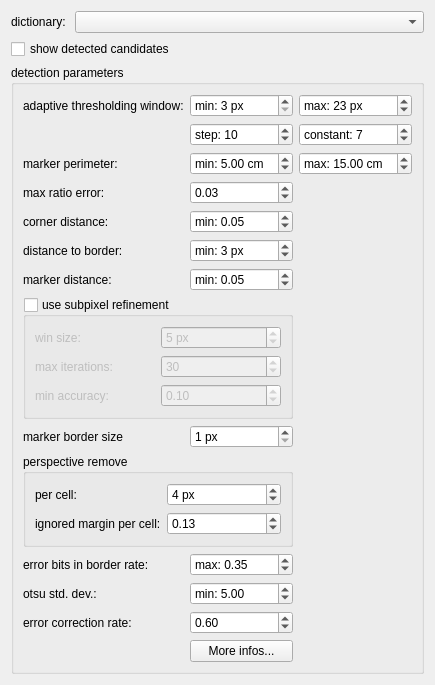
<?xml version="1.0" encoding="UTF-8"?>
<ui version="4.0">
 <class>CodeMarker</class>
 <widget class="QWidget" name="CodeMarker">
  <property name="geometry">
   <rect>
    <x>0</x>
    <y>0</y>
    <width>397</width>
    <height>637</height>
   </rect>
  </property>
  <layout class="QVBoxLayout" name="verticalLayout_2">
   <item>
    <layout class="QHBoxLayout" name="horizontalLayout" stretch="0,1">
     <item>
      <widget class="QLabel" name="label_6">
       <property name="text">
        <string>dictionary: </string>
       </property>
      </widget>
     </item>
     <item>
      <widget class="QComboBox" name="dictList">
       <property name="sizeAdjustPolicy">
        <enum>QComboBox::AdjustToContents</enum>
       </property>
      </widget>
     </item>
    </layout>
   </item>
   <item>
    <layout class="QVBoxLayout" name="verticalLayout">
     <item>
      <widget class="QCheckBox" name="showDetectedCandidates">
       <property name="text">
        <string>show detected candidates</string>
       </property>
      </widget>
     </item>
    </layout>
   </item>
   <item>
    <widget class="QGroupBox" name="groupBox">
     <property name="title">
      <string>detection parameters</string>
     </property>
     <layout class="QGridLayout" name="gridLayout">
      <item row="2" column="2">
       <widget class="QDoubleSpinBox" name="maxMarkerPerimeter">
        <property name="focusPolicy">
         <enum>Qt::WheelFocus</enum>
        </property>
        <property name="prefix">
         <string>max: </string>
        </property>
        <property name="suffix">
         <string> cm</string>
        </property>
        <property name="minimum">
         <double>1.000000000000000</double>
        </property>
        <property name="maximum">
         <double>100.000000000000000</double>
        </property>
        <property name="singleStep">
         <double>1.000000000000000</double>
        </property>
        <property name="value">
         <double>15.000000000000000</double>
        </property>
       </widget>
      </item>
      <item row="2" column="1">
       <widget class="QDoubleSpinBox" name="minMarkerPerimeter">
        <property name="prefix">
         <string>min: </string>
        </property>
        <property name="suffix">
         <string> cm</string>
        </property>
        <property name="minimum">
         <double>0.100000000000000</double>
        </property>
        <property name="singleStep">
         <double>1.000000000000000</double>
        </property>
        <property name="value">
         <double>5.000000000000000</double>
        </property>
       </widget>
      </item>
      <item row="0" column="2">
       <widget class="QSpinBox" name="adaptiveThreshWinSizeMax">
        <property name="suffix">
         <string> px</string>
        </property>
        <property name="prefix">
         <string>max: </string>
        </property>
        <property name="minimum">
         <number>3</number>
        </property>
        <property name="value">
         <number>23</number>
        </property>
       </widget>
      </item>
      <item row="9" column="0">
       <widget class="QLabel" name="label">
        <property name="text">
         <string>marker border size</string>
        </property>
       </widget>
      </item>
      <item row="1" column="2">
       <widget class="QSpinBox" name="adaptiveThreshConstant">
        <property name="prefix">
         <string>constant: </string>
        </property>
        <property name="value">
         <number>7</number>
        </property>
       </widget>
      </item>
      <item row="9" column="1">
       <widget class="QSpinBox" name="markerBorderBits">
        <property name="suffix">
         <string> px</string>
        </property>
        <property name="minimum">
         <number>1</number>
        </property>
        <property name="value">
         <number>1</number>
        </property>
       </widget>
      </item>
      <item row="0" column="0">
       <widget class="QLabel" name="label_2">
        <property name="text">
         <string>adaptive thresholding window:</string>
        </property>
       </widget>
      </item>
      <item row="1" column="1">
       <widget class="QSpinBox" name="adaptiveThreshWinSizeStep">
        <property name="prefix">
         <string>step: </string>
        </property>
        <property name="minimum">
         <number>1</number>
        </property>
        <property name="value">
         <number>10</number>
        </property>
       </widget>
      </item>
      <item row="3" column="1">
       <widget class="QDoubleSpinBox" name="polygonalApproxAccuracyRate">
        <property name="minimum">
         <double>0.010000000000000</double>
        </property>
        <property name="singleStep">
         <double>0.010000000000000</double>
        </property>
        <property name="value">
         <double>0.030000000000000</double>
        </property>
       </widget>
      </item>
      <item row="3" column="0">
       <widget class="QLabel" name="label_4">
        <property name="text">
         <string>max ratio error:</string>
        </property>
       </widget>
      </item>
      <item row="11" column="1">
       <widget class="QDoubleSpinBox" name="maxErroneousBitsInBorderRate">
        <property name="prefix">
         <string>max: </string>
        </property>
        <property name="minimum">
         <double>0.010000000000000</double>
        </property>
        <property name="singleStep">
         <double>0.010000000000000</double>
        </property>
        <property name="value">
         <double>0.350000000000000</double>
        </property>
       </widget>
      </item>
      <item row="2" column="0">
       <widget class="QLabel" name="label_3">
        <property name="text">
         <string>marker perimeter:</string>
        </property>
       </widget>
      </item>
      <item row="4" column="1">
       <widget class="QDoubleSpinBox" name="minCornerDistance">
        <property name="prefix">
         <string>min: </string>
        </property>
        <property name="suffix">
         <string/>
        </property>
        <property name="minimum">
         <double>0.000000000000000</double>
        </property>
        <property name="maximum">
         <double>100.000000000000000</double>
        </property>
        <property name="singleStep">
         <double>0.010000000000000</double>
        </property>
        <property name="value">
         <double>0.050000000000000</double>
        </property>
       </widget>
      </item>
      <item row="0" column="1">
       <widget class="QSpinBox" name="adaptiveThreshWinSizeMin">
        <property name="suffix">
         <string> px</string>
        </property>
        <property name="prefix">
         <string>min: </string>
        </property>
        <property name="minimum">
         <number>3</number>
        </property>
        <property name="value">
         <number>3</number>
        </property>
       </widget>
      </item>
      <item row="6" column="0">
       <widget class="QLabel" name="label_9">
        <property name="text">
         <string>marker distance:</string>
        </property>
       </widget>
      </item>
      <item row="5" column="1">
       <widget class="QSpinBox" name="minDistanceToBorder">
        <property name="suffix">
         <string> px</string>
        </property>
        <property name="prefix">
         <string>min: </string>
        </property>
        <property name="minimum">
         <number>0</number>
        </property>
        <property name="value">
         <number>3</number>
        </property>
       </widget>
      </item>
      <item row="4" column="0">
       <widget class="QLabel" name="label_7">
        <property name="text">
         <string>corner distance:</string>
        </property>
       </widget>
      </item>
      <item row="11" column="0">
       <widget class="QLabel" name="label_15">
        <property name="text">
         <string>error bits in border rate:</string>
        </property>
       </widget>
      </item>
      <item row="14" column="0">
       <widget class="QLabel" name="label_17">
        <property name="text">
         <string>error correction rate:</string>
        </property>
       </widget>
      </item>
      <item row="5" column="0">
       <widget class="QLabel" name="label_8">
        <property name="text">
         <string>distance to border:</string>
        </property>
       </widget>
      </item>
      <item row="6" column="1">
       <widget class="QDoubleSpinBox" name="minMarkerDistance">
        <property name="prefix">
         <string>min: </string>
        </property>
        <property name="suffix">
         <string/>
        </property>
        <property name="minimum">
         <double>0.000000000000000</double>
        </property>
        <property name="singleStep">
         <double>0.500000000000000</double>
        </property>
        <property name="value">
         <double>0.050000000000000</double>
        </property>
       </widget>
      </item>
      <item row="14" column="1">
       <widget class="QDoubleSpinBox" name="errorCorrectionRate">
        <property name="minimum">
         <double>0.010000000000000</double>
        </property>
        <property name="singleStep">
         <double>0.100000000000000</double>
        </property>
        <property name="value">
         <double>0.600000000000000</double>
        </property>
       </widget>
      </item>
      <item row="13" column="0">
       <widget class="QLabel" name="label_16">
        <property name="text">
         <string>otsu std. dev.: </string>
        </property>
       </widget>
      </item>
      <item row="13" column="1">
       <widget class="QDoubleSpinBox" name="minOtsuStdDev">
        <property name="prefix">
         <string>min: </string>
        </property>
        <property name="minimum">
         <double>0.010000000000000</double>
        </property>
        <property name="singleStep">
         <double>0.500000000000000</double>
        </property>
        <property name="value">
         <double>5.000000000000000</double>
        </property>
       </widget>
      </item>
      <item row="10" column="0" colspan="2">
       <widget class="QGroupBox" name="groupBox_2">
        <property name="title">
         <string>perspective remove</string>
        </property>
        <layout class="QGridLayout" name="gridLayout_3">
         <item row="0" column="1">
          <widget class="QSpinBox" name="perspectiveRemovePixelPerCell">
           <property name="suffix">
            <string> px</string>
           </property>
           <property name="prefix">
            <string/>
           </property>
           <property name="minimum">
            <number>1</number>
           </property>
           <property name="value">
            <number>4</number>
           </property>
          </widget>
         </item>
         <item row="0" column="0">
          <widget class="QLabel" name="label_13">
           <property name="text">
            <string>per cell:</string>
           </property>
          </widget>
         </item>
         <item row="1" column="0">
          <widget class="QLabel" name="label_14">
           <property name="text">
            <string>ignored margin per cell:</string>
           </property>
          </widget>
         </item>
         <item row="1" column="1">
          <widget class="QDoubleSpinBox" name="perspectiveRemoveIgnoredMarginPerCell">
           <property name="minimum">
            <double>0.010000000000000</double>
           </property>
           <property name="singleStep">
            <double>0.010000000000000</double>
           </property>
           <property name="value">
            <double>0.130000000000000</double>
           </property>
          </widget>
         </item>
        </layout>
       </widget>
      </item>
      <item row="8" column="0" colspan="2">
       <widget class="QGroupBox" name="doCornerRefinement">
        <property name="title">
         <string>use subpixel refinement</string>
        </property>
        <property name="checkable">
         <bool>true</bool>
        </property>
        <property name="checked">
         <bool>false</bool>
        </property>
        <layout class="QGridLayout" name="gridLayout_2">
         <item row="0" column="2">
          <widget class="QSpinBox" name="cornerRefinementWinSize">
           <property name="suffix">
            <string> px</string>
           </property>
           <property name="minimum">
            <number>1</number>
           </property>
           <property name="value">
            <number>5</number>
           </property>
          </widget>
         </item>
         <item row="1" column="1">
          <widget class="QLabel" name="label_11">
           <property name="text">
            <string>max iterations:</string>
           </property>
          </widget>
         </item>
         <item row="1" column="2">
          <widget class="QSpinBox" name="cornerRefinementMaxIterations">
           <property name="minimum">
            <number>1</number>
           </property>
           <property name="value">
            <number>30</number>
           </property>
          </widget>
         </item>
         <item row="2" column="1">
          <widget class="QLabel" name="label_12">
           <property name="text">
            <string>min accuracy:</string>
           </property>
          </widget>
         </item>
         <item row="2" column="2">
          <widget class="QDoubleSpinBox" name="cornerRefinementMinAccuracy">
           <property name="minimum">
            <double>0.010000000000000</double>
           </property>
           <property name="singleStep">
            <double>0.100000000000000</double>
           </property>
           <property name="value">
            <double>0.100000000000000</double>
           </property>
          </widget>
         </item>
         <item row="0" column="1">
          <widget class="QLabel" name="label_10">
           <property name="layoutDirection">
            <enum>Qt::LeftToRight</enum>
           </property>
           <property name="text">
            <string>win size:</string>
           </property>
          </widget>
         </item>
        </layout>
       </widget>
      </item>
      <item row="15" column="1">
       <widget class="QPushButton" name="moreInfosButton">
        <property name="text">
         <string>More infos...</string>
        </property>
       </widget>
      </item>
     </layout>
    </widget>
   </item>
  </layout>
 </widget>
 <resources/>
 <connections/>
</ui>
